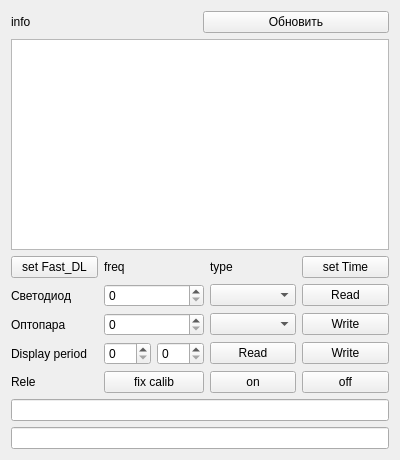
<?xml version="1.0" encoding="UTF-8"?>
<ui version="4.0">
 <class>widget_current</class>
 <widget class="QWidget" name="widget_current">
  <property name="geometry">
   <rect>
    <x>0</x>
    <y>0</y>
    <width>400</width>
    <height>460</height>
   </rect>
  </property>
  <property name="windowTitle">
   <string>Form</string>
  </property>
  <layout class="QVBoxLayout" name="verticalLayout">
   <item>
    <layout class="QHBoxLayout" name="horizontalLayout">
     <item>
      <widget class="QLabel" name="label_info">
       <property name="text">
        <string>info</string>
       </property>
      </widget>
     </item>
     <item>
      <widget class="QPushButton" name="pushButton_EF0A">
       <property name="text">
        <string>Обновить</string>
       </property>
      </widget>
     </item>
    </layout>
   </item>
   <item>
    <widget class="QTableView" name="tableView">
     <attribute name="horizontalHeaderDefaultSectionSize">
      <number>75</number>
     </attribute>
     <attribute name="horizontalHeaderMinimumSectionSize">
      <number>75</number>
     </attribute>
     <attribute name="verticalHeaderDefaultSectionSize">
      <number>22</number>
     </attribute>
     <attribute name="verticalHeaderMinimumSectionSize">
      <number>22</number>
     </attribute>
    </widget>
   </item>
   <item>
    <layout class="QGridLayout" name="gridLayout">
     <item row="3" column="0">
      <widget class="QLabel" name="label">
       <property name="text">
        <string>Display period</string>
       </property>
      </widget>
     </item>
     <item row="1" column="3">
      <widget class="QPushButton" name="pushButton_ADE_read">
       <property name="text">
        <string>Read</string>
       </property>
      </widget>
     </item>
     <item row="2" column="1">
      <widget class="QSpinBox" name="spinBox_ADE_Pulse1_freq">
       <property name="maximum">
        <number>999999999</number>
       </property>
      </widget>
     </item>
     <item row="1" column="1">
      <widget class="QSpinBox" name="spinBox_ADE_Pulse0_freq">
       <property name="maximum">
        <number>999999999</number>
       </property>
      </widget>
     </item>
     <item row="0" column="2">
      <widget class="QLabel" name="label_5">
       <property name="text">
        <string>type</string>
       </property>
      </widget>
     </item>
     <item row="2" column="3">
      <widget class="QPushButton" name="pushButton_ADE_write">
       <property name="text">
        <string>Write</string>
       </property>
      </widget>
     </item>
     <item row="1" column="0">
      <widget class="QLabel" name="label_3">
       <property name="text">
        <string>Светодиод</string>
       </property>
      </widget>
     </item>
     <item row="0" column="1">
      <widget class="QLabel" name="label_2">
       <property name="text">
        <string>freq</string>
       </property>
      </widget>
     </item>
     <item row="0" column="0">
      <widget class="QPushButton" name="pushButton_set_Fast_DL">
       <property name="text">
        <string>set Fast_DL</string>
       </property>
      </widget>
     </item>
     <item row="3" column="1">
      <layout class="QHBoxLayout" name="horizontalLayout_2">
       <item>
        <widget class="QSpinBox" name="spinBox_display_min">
         <property name="maximum">
          <number>255</number>
         </property>
        </widget>
       </item>
       <item>
        <widget class="QSpinBox" name="spinBox_display_max">
         <property name="maximum">
          <number>255</number>
         </property>
        </widget>
       </item>
      </layout>
     </item>
     <item row="2" column="0">
      <widget class="QLabel" name="label_4">
       <property name="text">
        <string>Оптопара</string>
       </property>
      </widget>
     </item>
     <item row="3" column="3">
      <widget class="QPushButton" name="pushButton_display_write">
       <property name="text">
        <string>Write</string>
       </property>
      </widget>
     </item>
     <item row="0" column="3">
      <widget class="QPushButton" name="pushButton_set_Time">
       <property name="text">
        <string>set Time</string>
       </property>
      </widget>
     </item>
     <item row="4" column="2">
      <widget class="QPushButton" name="pushButton_rele_on">
       <property name="text">
        <string>on</string>
       </property>
      </widget>
     </item>
     <item row="3" column="2">
      <widget class="QPushButton" name="pushButton_display_read">
       <property name="text">
        <string>Read</string>
       </property>
      </widget>
     </item>
     <item row="4" column="0">
      <widget class="QLabel" name="label_6">
       <property name="text">
        <string>Rele</string>
       </property>
      </widget>
     </item>
     <item row="2" column="2">
      <widget class="QComboBox" name="comboBox_ADE_Pulse1_energy_type"/>
     </item>
     <item row="1" column="2">
      <widget class="QComboBox" name="comboBox_ADE_Pulse0_energy_type"/>
     </item>
     <item row="4" column="3">
      <widget class="QPushButton" name="pushButton_rele_off">
       <property name="text">
        <string>off</string>
       </property>
      </widget>
     </item>
     <item row="4" column="1">
      <widget class="QPushButton" name="pushButton">
       <property name="text">
        <string>fix calib</string>
       </property>
      </widget>
     </item>
    </layout>
   </item>
   <item>
    <widget class="QLineEdit" name="lineEdit_in"/>
   </item>
   <item>
    <widget class="QLineEdit" name="lineEdit_out"/>
   </item>
  </layout>
 </widget>
 <resources/>
 <connections/>
</ui>
